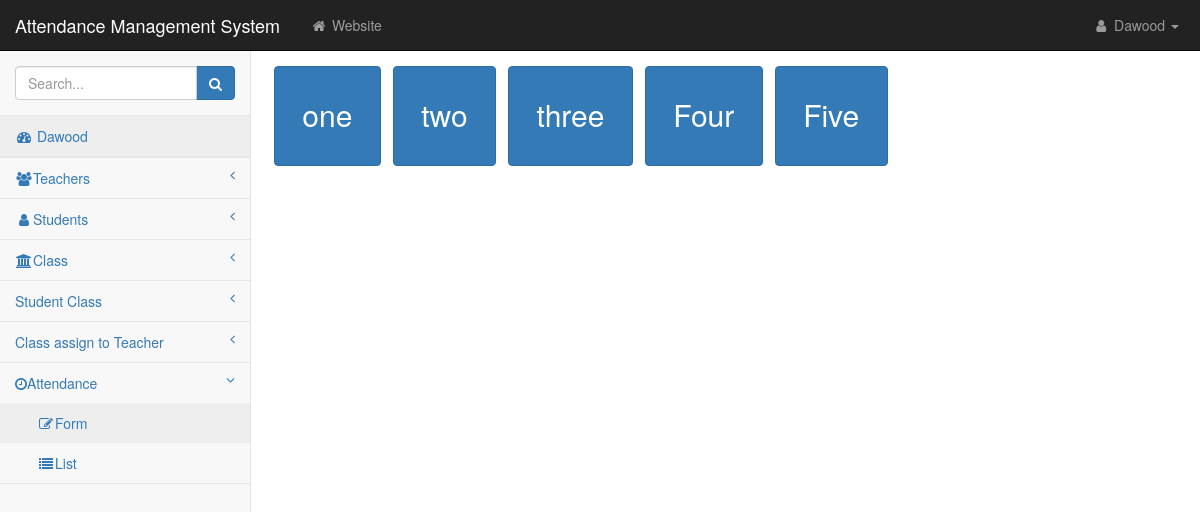
The app's page /pages/attendance.php (signed in) with its own data.
### tables this page shows
CREATE TABLE `tblclass` (
  `clId` int(11) NOT NULL,
  `cllName` varchar(50) NOT NULL,
  `clStatus` int(2) NOT NULL DEFAULT 1
);

### pages/attendance.php (the view, shortened to what this page needs)
<!DOCTYPE html>
<html lang="en">
   <?php
   require 'include/connection.php';
    require 'include/head.php';
   ?>
    <body>
        <div id="wrapper">
    <?php
    require 'include/sidebar.php';
   ?>
            <div id="page-wrapper">
                <div class="container-fluid">
                    <div class="row" style="margin-top:4%;">
                    <?php
                     $query = "select * from tblclass";
                     $go = mysqli_query($connect,$query);
                     while($class = mysqli_fetch_array($go)){
                    ?>
                        <a href="getattendance.php?clid=<?php echo $class['clId']; ?>" style="text-decoration: none;">&nbsp;
                            <button class="btn btn-primary panel-body" style="padding:3%; font-size:30px;"><?php echo $class['cllName']; ?>
                            </button>
                        </a>
                    <?php } ?>
                            </div>
                        </div>
                    </div>
                </div>
    </body>
</html>

### css/startmin.css (style rules this page uses)
body { background-color: #f8f8f8; }
#wrapper { width: 100%; }
#page-wrapper { padding-top: 30px; min-height: 568px; background-color: #fff; }
@media (min-width:768px) { #page-wrapper { position: inherit; margin-left: 250px; padding: 30px 15px 0 15px; border-left: 1px solid #e7e7e7; } }

### records on screen
tblclass: cllName "one"
tblclass: cllName "two"
tblclass: cllName "three"
tblclass: cllName "Four"
tblclass: cllName "Five"

### other values on screen
$_SESSION['TNAME'] "Dawood"
